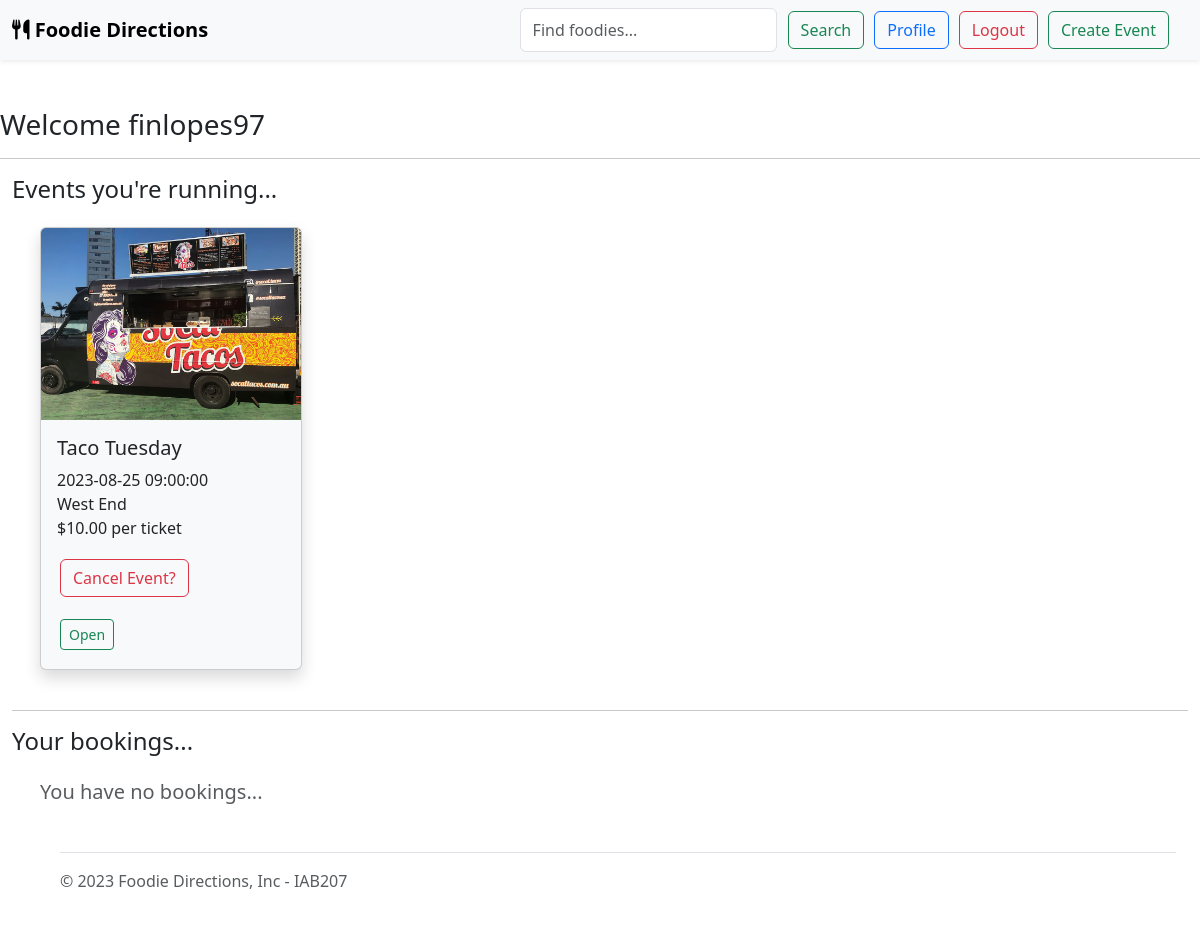
The app's page /user (signed in), older data.
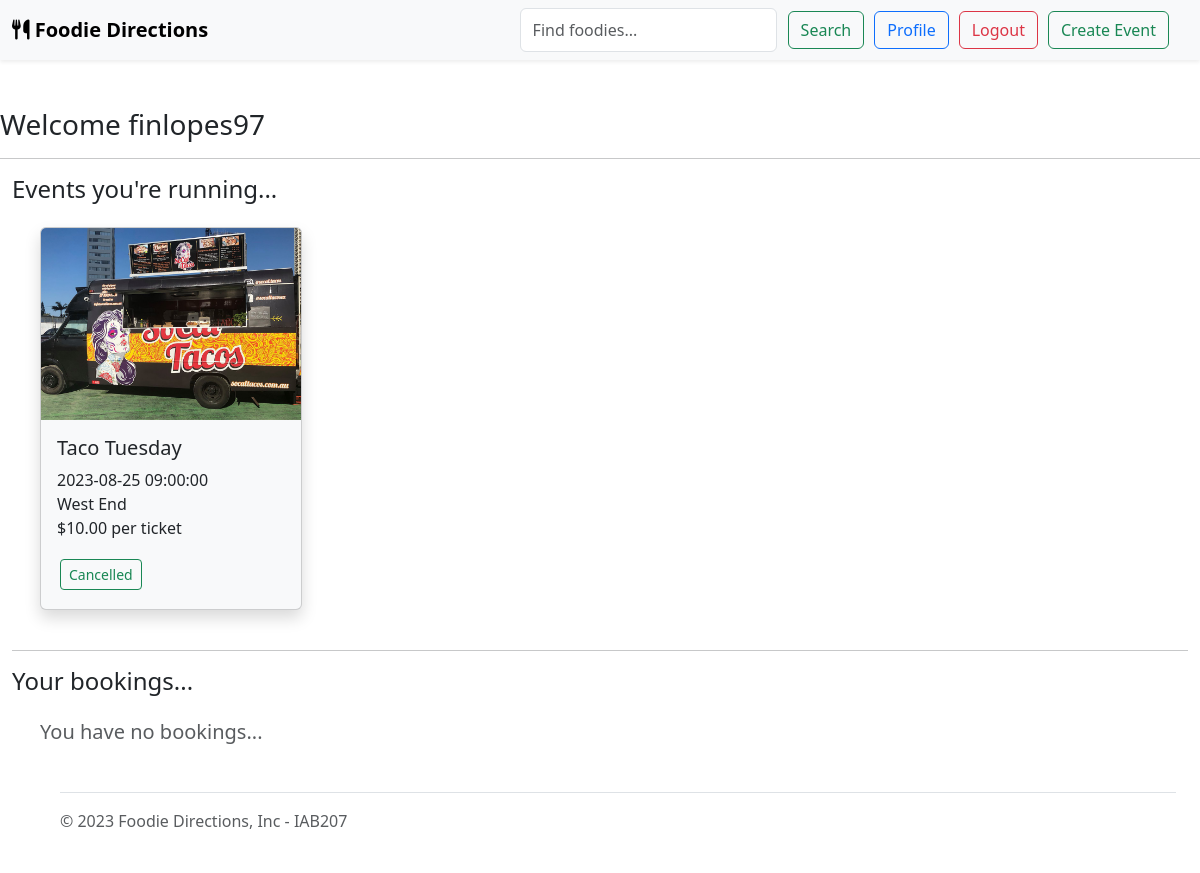
The same page, newer data.
### website/models.py (models this page shows, shortened)
class Event(db.Model):
    __tablename__ = 'events'
    id = db.Column(db.Integer, primary_key=True)
    title = db.Column(db.String(80), nullable=False)
    description = db.Column(db.String(200), nullable=False)
    image = db.Column(db.String(400))
    dateTime = db.Column(db.DateTime, nullable=False)
    price = db.Column(db.Numeric(precision=10, scale=2))
    ticketsAvailable = db.Column(db.Integer, nullable=False)
    locationName = db.Column(db.String(80), nullable=False)
    status = db.Column(db.String(20), default="Open", nullable=False)
    category = db.Column(db.String(20))
    user_id = db.Column(db.Integer, db.ForeignKey('users.id'), nullable=False)
    comments = db.relationship('Comment', backref='event')
    bookings = db.relationship('Booking', backref='event')

### website/auth.py (the view)
@bp.route('/user', methods=['GET', 'POST'])
def user():
    return render_template('user.html', user=current_user)

### website/__init__.py (called while the page is built)
def create_app():
    app=Flask(__name__)  # this is the name of the module/package that is calling this app
    app.debug=True
    app.secret_key='862b1a0d45e29873ab29da77a06728fed0d3c783512a797a'
    app.config['SQLALCHEMY_DATABASE_URI']='sqlite:///mydbname.sqlite'
    db.init_app(app)
    bootstrap = Bootstrap5(app)
    CSRFProtect(app)
    login_manager = LoginManager()
    login_manager.login_view='auth.login'
    login_manager.init_app(app)
    from .models import User  # importing here to avoid circular references
    @login_manager.user_loader
    def load_user(user_id):
        return User.query.get(int(user_id))
    from . import views
    app.register_blueprint(views.bp)
    from . import auth
    app.register_blueprint(auth.bp)
    return app

### website/templates/user.html (shortened to what this page needs)
{% extends "base.html" %}
{% block content %}
<div class="page-header mt-2 mt-md-5">
    <h3>Welcome {{ user.username }}</h3>
    <hr />
</div>
<div class="container-fluid">
    <h4>Events you're running...</h4>
    <div class="row mx-3 my-4">
        {% if user.events %}
            {% for event in user.events %}
                {% with %}
                    {% set event = event %}
                    {% include "eventCard.html" %}
                {% endwith %}
            {% endfor %}
        {% else %}
            <h5 class="text-muted">You have created no events...</p>
        {% endif %}
    </div>
    <hr />
    <h4>Your bookings...</h4>
    <div class="row mx-3 my-4">
        {% if user.booked_events %}
            {% for event in user.booked_events %}
                {% with %}
                    {% set event = event %}
                {% endwith %}
            {% endfor %}
        {% else %}
            <h5 class="text-muted">You have no bookings...</p>
        {% endif %}
    </div>
</div>
{% endblock %}

### website/templates/eventCard.html (shortened to what this page needs)
<div class="col-lg-3 col-md-4 col-sm-6 mb-3">
    <div class="card event-card shadow bg-body-tertiary">
        <img src="{{ event.image }}" class="card-img-top event-card-img" alt="...">
        <div class="card-body">
            <h5 class="card-title">{{ event.title }}</h5>
            <p class="card-text">{{ event.dateTime }}<br>{{ event.locationName }}<br>${{ event.price }} per ticket</p>
            {% if event.user_id == current_user.id and event.status != "Cancelled" %}
                <form action="{{ url_for('main.cancel', id=event.id) }}" method="POST" class="edit-button">
                    <input type="submit" value="Cancel Event?" class="btn btn-outline-danger">
                </form>
            {% endif %}
            <a type="button" class="btn btn-outline-success btn-sm" href="{{ url_for('main.event', id=event.id) }}">{{ event.status }}</a>
        </div>
    </div>
</div>

Row changes from the older to the newer data that the page shows:
changed Event "Taco Tuesday": status "Open" → "Cancelled"; value "Cancel Event?" → (not shown)
